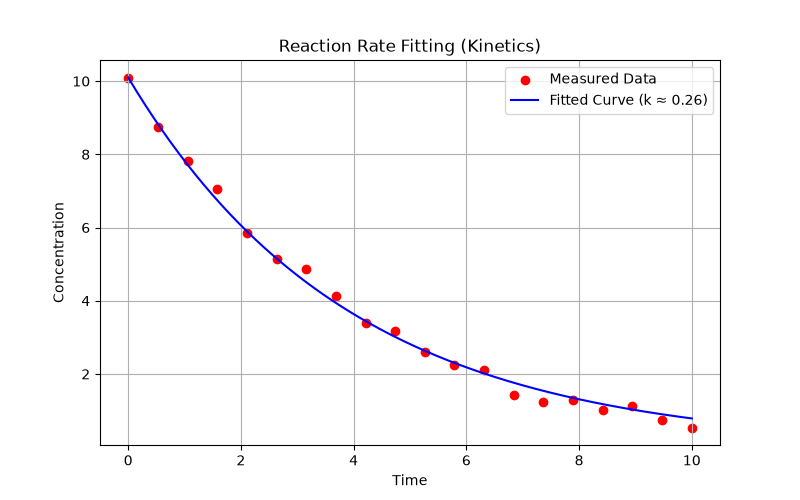

This figure's Python source:
import numpy as np
import pandas as pd
import matplotlib.pyplot as plt
from scipy.optimize import minimize

# Generate synthetic reaction data directly
np.random.seed(42)
t_data = np.linspace(0, 10, 20)
C_true = 10.0 * np.exp(-0.25 * t_data)
C_data = C_true + np.random.normal(0, 0.2, size=len(t_data))

# Save kinetics.csv automatically
pd.DataFrame({"time": t_data, "concentration": C_data}).to_csv("kinetics.csv", index=False)

# Initial concentration C0
C0 = C_data[0]

# Total error function
def total_error(k):
    k_val = k[0]
    C_model = C0 * np.exp(-k_val * t_data)
    return np.sum((C_data - C_model)**2)

# Minimize using SLSQP
res = minimize(total_error, x0=[0.5], method="SLSQP", bounds=[(0, 5)])
fitted_k = res.x[0]

print(f"Fitted rate constant k = {fitted_k:.4f}")

# Plotting
t_dense = np.linspace(t_data.min(), t_data.max(), 200)
C_dense = C0 * np.exp(-fitted_k * t_dense)

plt.figure(figsize=(8, 5))
plt.scatter(t_data, C_data, color="red", label="Measured Data")
plt.plot(t_dense, C_dense, color="blue", label=f"Fitted Curve (k ≈ {fitted_k:.2f})")
plt.xlabel("Time")
plt.ylabel("Concentration")
plt.title("Reaction Rate Fitting (Kinetics)")
plt.legend()
plt.grid(True)
plt.savefig("kinetics.png")
print("Saved kinetics.png successfully!")
